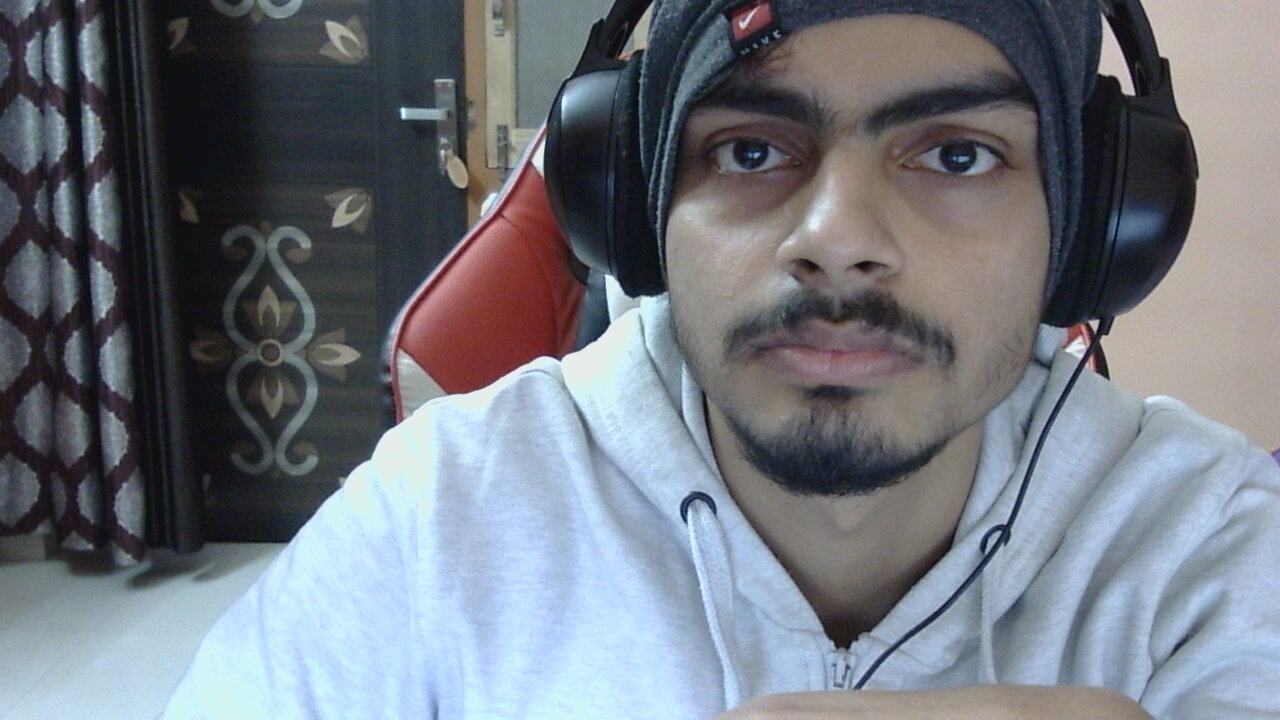
#> input picture images/siddhi.jpg, 1280 x 720 px
$ python -i rgb2ir.py   (imports and definitions only)
#> lines starting #> are read from the running program, lines starting #| are printed output that depends on the picture
#> further down, picture is the input picture: shape (720, 1280, 3); mean B, G, R 126.7, 118.3, 113.4
import numpy as np
import cv2
def rgb2ir(image):
    #0.299 ∙ Red + 0.587 ∙ Green + 0.114 ∙ Blue.
    r,g,b = cv2.split(image)
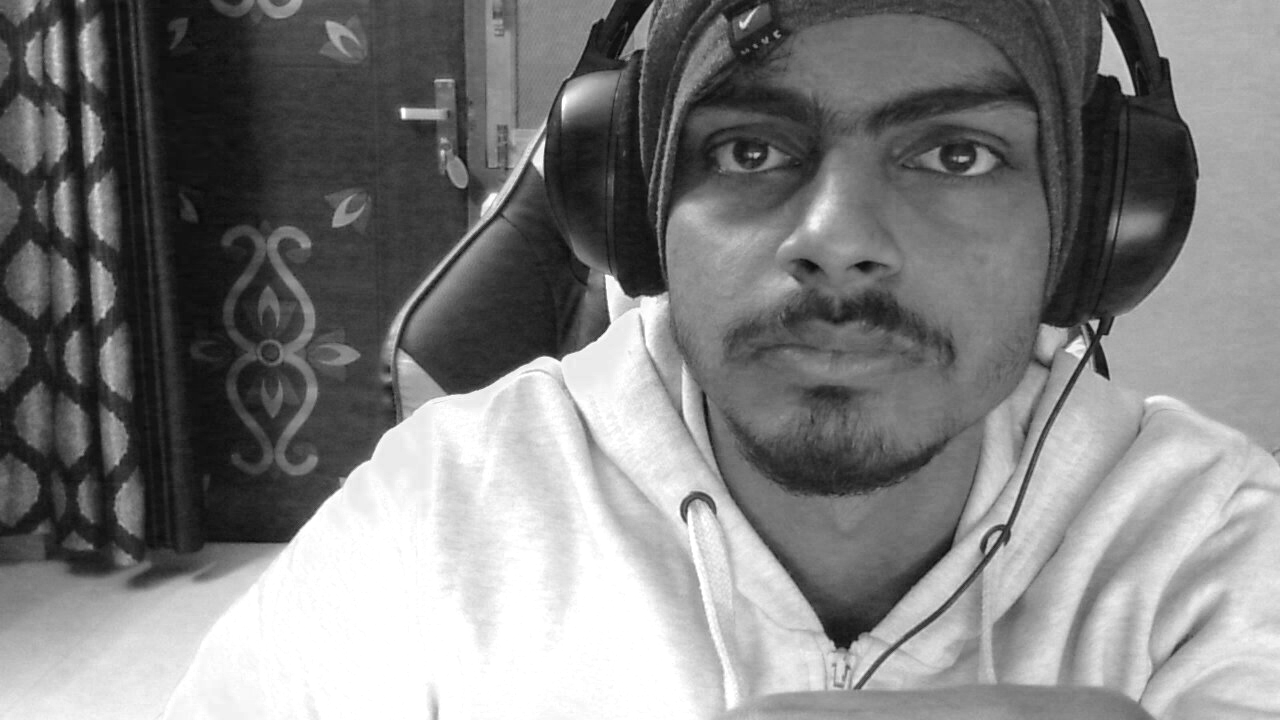
#> r: shape (720, 1280); min 2, max 255, mean 126.7
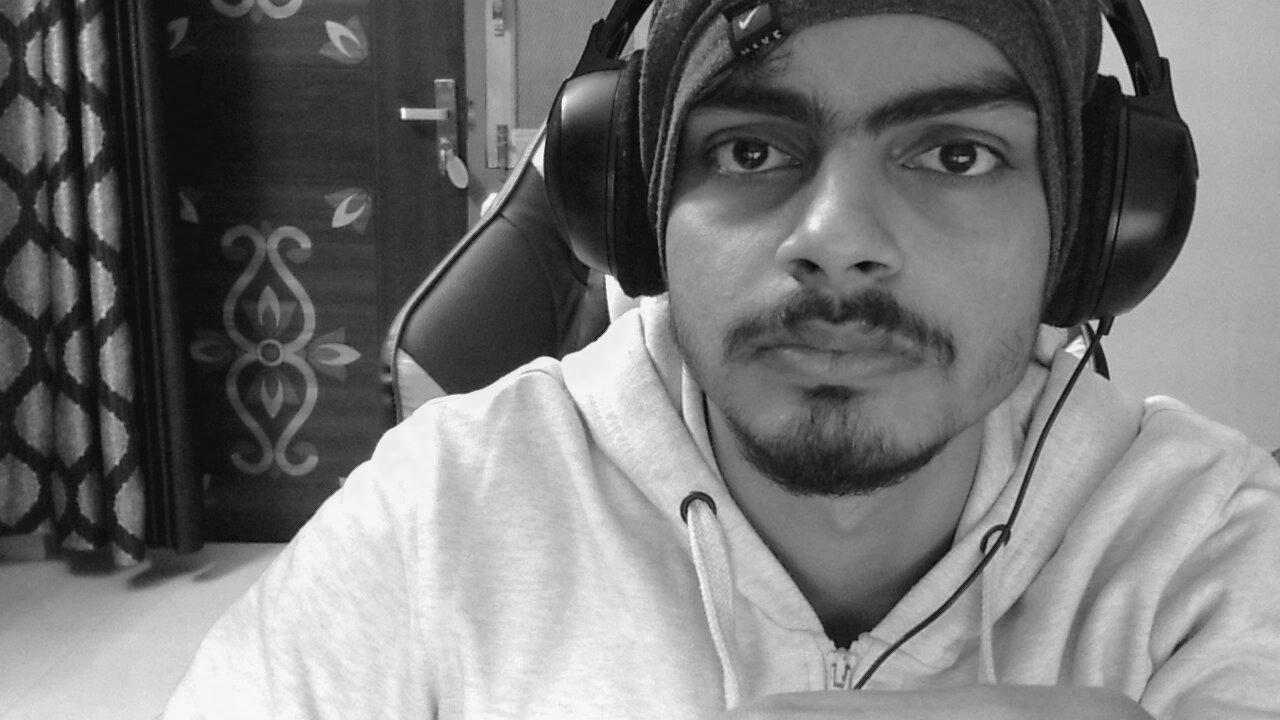
#> g: shape (720, 1280); min 4, max 253, mean 118.3
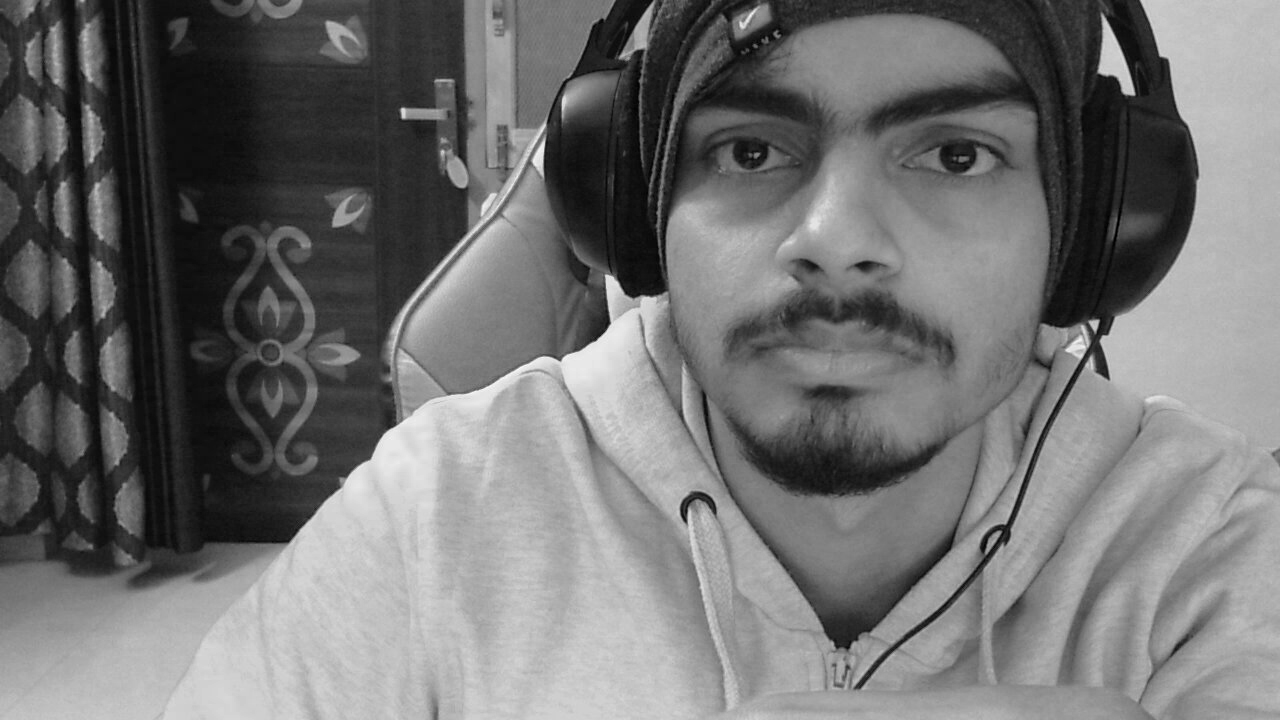
#> b: shape (720, 1280); min 0, max 252, mean 113.4
    # return (r*.6)+(g*.3)+(b*.1)
    return cv2.addWeighted(cv2.addWeighted(r, 2.9/3, g, 0.1/3, -1),0.99,b,0.01,-1)

>>> import cv2
>>> picture = cv2.imread('../images/siddhi.jpg')
>>> result = rgb2ir(picture)
